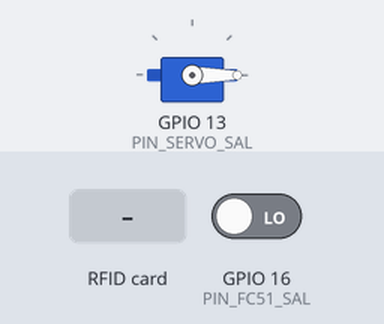
Bench run of a sketch on a simulated ESP32. Shown: servo. The inputs (shaded band) are chosen by the test bench; at power-on: GPIO 16 (PIN_FC51_SAL) LOW. WiFi joins after 1.5 s; servers stay silent unless stated; uploads are accepted with an empty reply; what the sketch prints to the serial monitor is not drawn.

Above: at 3.2 s.
3.3 s: RFID card 74 03 67 18 held to the reader
At 4.1 s:
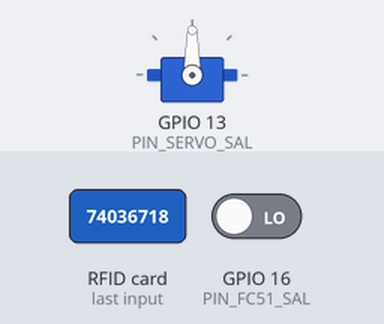
5.3 s: RFID card 5E 7A 19 C4 held to the reader
Timing chart, 0 to 10.4 s (numbered marks = the images above; inputs shaded):
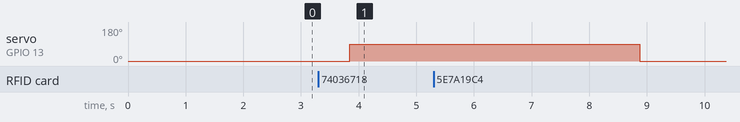

The sketch:

Codigo_ESP32_Salida.ino
```cpp
#include <WiFi.h>
#include <HTTPClient.h>
#include <WiFiClientSecure.h>
#include <ArduinoJson.h>
#include <ESP32Servo.h>
#include <SPI.h>
#include <MFRC522.h>
#include "soc/soc.h"
#include "soc/rtc_cntl_reg.h"

// --- CONFIGURACIÓN DE RED WIFI ---
const char* ssid = "ChulaPi";
const char* password = "74036718";

// --- CONFIGURACIÓN DE BACKEND ---
// Autodetecta http o https. Puedes usar "http://192.168.x.x:5000" en local o tu URL de Vercel
const String backendUrl = "https://estacionamiento-inteligente.vercel.app";

// --- CONFIGURACIÓN DE PINES (ESP32 de 30 Pines) ---
#define SS_PIN           5
#define RST_PIN          4
#define PIN_SERVO_SAL    13
#define PIN_FC51_SAL     16

// --- ÁNGULOS DE LOS SERVOMOTORES (AJUSTABLES) ---
const int SALIDA_CERRADO  = 0;
const int SALIDA_ABIERTO  = 90;

// --- INICIALIZACIÓN DE PERIFÉRICOS ---
MFRC522 rfid(SS_PIN, RST_PIN);
Servo servoSalida;

// --- ESTADOS FÍSICOS DE LAS BARRERAS ---
bool salidaAbierta = false;
bool bloqueoSalida = false;

// --- VARIABLES COMPARTIDAS ENTRE NÚCLEOS ---
volatile bool cmdAbrirSalida = false;

// Cerrojos (latches) para evitar doble apertura desde web
bool remotoSalidaProcesado = false;

// Cola para solicitudes de validación de RFID de salida
volatile bool rfidPendingRequest = false;
char rfidPendingUid[30] = "";

// --- TIMERS PARA EL PROCESAMIENTO ---
unsigned long lastBarrierApiTime = 0;
const unsigned long barrierApiDelay = 1500; // Polling cada 1.5s para la web

unsigned long tiempoAperturaSalida = 0;
const unsigned long duracionApertura = 5000; // 5 segundos de barrera abierta

unsigned long lastRfidInitTime = 0;
const unsigned long rfidInitInterval = 4000; // Re-inicializar el RFID cada 4 segundos para evitar congelamientos

// Declaración de funciones
int makeHttpRequest(String url, String method, String payload, String &responseOut);
void verificarBarrerasServidor();
void enviarRfidAccesoSalida(const char* uid);
void tareaNetwork(void * pvParameters);

void setup() {
  WRITE_PERI_REG(RTC_CNTL_BROWN_OUT_REG, 0); // Desactivar detector de brownout para estabilidad eléctrica
  Serial.begin(115200);

  // 1. Inicializar Sensores y RFID
  SPI.begin();
  rfid.PCD_Init();
  rfid.PCD_SetAntennaGain(MFRC522::RxGain_max); // Máxima ganancia de antena para mayor sensibilidad
  pinMode(PIN_FC51_SAL, INPUT);

  delay(500); // Estabilización eléctrica

  // 2. Inicializar Servomotor de Salida (Cerrado por defecto)
  ESP32PWM::allocateTimer(0);
  servoSalida.setPeriodHertz(50);
  servoSalida.attach(PIN_SERVO_SAL, 500, 2400);
  servoSalida.write(SALIDA_CERRADO);

  // 3. Conectar a WiFi
  WiFi.begin(ssid, password);
  Serial.print("Conectando WiFi");
  while (WiFi.status() != WL_CONNECTED) {
    delay(500);
    Serial.print(".");
  }
  Serial.println("\nWiFi Conectado!");

  // 4. CREAR TAREA ASÍNCRONA EN CORE 0 PARA LLAMADAS DE RED (Evita congelar sensores/servos)
  xTaskCreatePinnedToCore(
    tareaNetwork,
    "TareaNetwork",
    8192,
    NULL,
    1,
    NULL,
    0
  );
}

// =========================================================================
// NÚCLEO 1: LOOP FÍSICO DE ALTA VELOCIDAD (RFID, SERVO, SENSOR DE SALIDA)
// =========================================================================
void loop() {
  // 1. Lectura con DEBOUNCE del sensor de presencia de salida para evitar oscilaciones por rebotes físicos o ruido eléctrico
  static bool objetoEnSalida = false;
  static bool ultimoEstadoFC51 = false;
  static unsigned long tiempoCambioFC51 = 0;
  bool lecturaFC51 = (digitalRead(PIN_FC51_SAL) == LOW); // LOW = vehículo detectado

  if (lecturaFC51 != ultimoEstadoFC51) {
    ultimoEstadoFC51 = lecturaFC51;
    tiempoCambioFC51 = millis();
  }

  if ((millis() - tiempoCambioFC51) > 1500) { // Requiere 1.5s de estabilidad
    objetoEnSalida = lecturaFC51;
  }

  // DETECCION AUTOMATICA POR FC51: Si detecta objeto de forma estable y no esta bloqueado, abre automaticamente
  if (objetoEnSalida && !bloqueoSalida && !salidaAbierta) {
    cmdAbrirSalida = true;
    Serial.println("FC-51 Salida detecto objeto: Apertura automatica.");
  }

  // 2. Lectura del lector RFID de Salida
  if (millis() - lastRfidInitTime >= rfidInitInterval) {
    lastRfidInitTime = millis();
    rfid.PCD_Init();
    rfid.PCD_SetAntennaGain(MFRC522::RxGain_max);
  }

  if (!rfidPendingRequest && rfid.PICC_IsNewCardPresent() && rfid.PICC_ReadCardSerial()) {
    lastRfidInitTime = millis(); // Reiniciar timer de heartbeat para no interrumpir lectura

    // Formatear el UID en una cadena hexadecimal (ej: "A0 B1 C2 D3")
    String uidString = "";
    for (byte i = 0; i < rfid.uid.size; i++) {
      if (rfid.uid.uidByte[i] < 0x10) {
        uidString += "0";
      }
      uidString += String(rfid.uid.uidByte[i], HEX);
      if (i < rfid.uid.size - 1) {
        uidString += " ";
      }
    }
    uidString.toUpperCase();

    Serial.print("RFID Salida: Tarjeta leida - UID: ");
    Serial.println(uidString);

    // Copiar UID a la variable compartida para que Core 0 haga la validación en la nube
    uidString.toCharArray((char*)rfidPendingUid, sizeof(rfidPendingUid));
    rfidPendingRequest = true;

    rfid.PICC_HaltA();
    rfid.PCD_StopCrypto1();
  }

  // 3. Apertura de Salida por comando local o remoto
  if (cmdAbrirSalida) {
    cmdAbrirSalida = false;
    if (!salidaAbierta) {
      delay(250); // Pausa para estabilizar la corriente de la fuente antes de mover el servo
      servoSalida.write(SALIDA_ABIERTO);
      salidaAbierta = true;
      tiempoAperturaSalida = millis();
      Serial.println(">>> Barrera de SALIDA abierta.");
    }
  }

  // 4. Lógica de Cierre Automático tras 5 segundos
  if (salidaAbierta && (millis() - tiempoAperturaSalida >= duracionApertura)) {
    servoSalida.write(SALIDA_CERRADO);
    salidaAbierta = false;
    bloqueoSalida = true; // Bloquea reapertura inmediata hasta que se retire el vehiculo
    rfid.PCD_Init(); // Re-inicializar lector RFID por si hubo caídas de tensión por el servo
    Serial.println("RFID re-inicializado tras cierre de Salida.");
  }
  if (!objetoEnSalida) {
    bloqueoSalida = false; // Desbloquea cuando el vehiculo se retira
  }

  delay(20);
}

// =========================================================================
// NÚCLEO 0: TAREA RED / HTTP (PROCESAMIENTO SERIALIZADO Y SEGURO)
// =========================================================================
void tareaNetwork(void * pvParameters) {
  for(;;) {
    if (WiFi.status() == WL_CONNECTED) {

      // 1. Prioridad: Procesar solicitudes pendientes de validación RFID de salida
      if (rfidPendingRequest) {
        enviarRfidAccesoSalida((const char*)rfidPendingUid);
        rfidPendingRequest = false;
        vTaskDelay(pdMS_TO_TICKS(100)); // Pequeño respiro
      }

      // 2. Polling de barrera web de salida (cada 1.5 segundos)
      if ((millis() - lastBarrierApiTime) > barrierApiDelay || lastBarrierApiTime == 0) {
        verificarBarrerasServidor();
        lastBarrierApiTime = millis();
        vTaskDelay(pdMS_TO_TICKS(100));
      }
    } else {
      // WiFi desconectado: cancelar solicitudes pendientes para no bloquear lector
      if (rfidPendingRequest) {
        Serial.println(">>> Error de red: Solicitud de tarjeta de salida cancelada por falta de WiFi.");
        rfidPendingRequest = false;
      }
      vTaskDelay(pdMS_TO_TICKS(500));
    }

    vTaskDelay(pdMS_TO_TICKS(50));
  }
}

// Función auxiliar agnóstica para realizar peticiones HTTP o HTTPS dinámicamente sin leaks de memoria
int makeHttpRequest(String url, String method, String payload, String &responseOut) {
  int httpResponseCode = -1;
  bool isHttps = url.startsWith("https://");

  Serial.print("--- HTTP Request [");
  Serial.print(method);
  Serial.print("] a URL: ");
  Serial.println(url);

  if (isHttps) {
    WiFiClientSecure client;
    client.setInsecure(); // Omitir verificación de certificados
    HTTPClient http;
    if (http.begin(client, url)) {
      http.addHeader("User-Agent", "ESP32-Salida");
      if (method == "POST" || method == "PUT") {
        http.addHeader("Content-Type", "application/json");
        httpResponseCode = (method == "POST") ? http.POST(payload) : http.PUT(payload);
      } else {
        httpResponseCode = http.GET();
      }

      if (httpResponseCode > 0) {
        responseOut = http.getString();
      } else {
        Serial.print("HTTP Error en ");
        Serial.print(url);
        Serial.print(": ");
        Serial.println(http.errorToString(httpResponseCode).c_str());
      }
      http.end();
    }
  } else {
    WiFiClient client;
    HTTPClient http;
    if (http.begin(client, url)) {
      http.addHeader("User-Agent", "ESP32-Salida");
      if (method == "POST" || method == "PUT") {
        http.addHeader("Content-Type", "application/json");
        httpResponseCode = (method == "POST") ? http.POST(payload) : http.PUT(payload);
      } else {
        httpResponseCode = http.GET();
      }

      if (httpResponseCode > 0) {
        responseOut = http.getString();
      } else {
        Serial.print("HTTP Error en ");
        Serial.print(url);
        Serial.print(": ");
        Serial.println(http.errorToString(httpResponseCode).c_str());
      }
      http.end();
    }
  }

  Serial.print("HTTP Status Code: ");
  Serial.println(httpResponseCode);
  return httpResponseCode;
}

void enviarRfidAccesoSalida(const char* uid) {
  String url = backendUrl + "/api/spaces/access/exit";
  String body = "{\"codigo_rfid\":\"" + String(uid) + "\"}";
  String response;

  int httpResponseCode = makeHttpRequest(url, "POST", body, response);
  if (httpResponseCode == 200) {
#if ARDUINOJSON_VERSION_MAJOR >= 7
    JsonDocument doc;
#else
    DynamicJsonDocument doc(1024);
#endif
    DeserializationError error = deserializeJson(doc, response);

    if (!error) {
      bool success = doc["success"];
      String usuario = doc["usuario"];

      if (success) {
        cmdAbrirSalida = true;
        Serial.print(">>> Salida RFID [");
        Serial.print(uid);
        Serial.print("] concedida a: ");
        Serial.println(usuario);
      } else {
        Serial.print(">>> Salida RFID [");
        Serial.print(uid);
        Serial.println("] denegada por el servidor: No Autorizado.");
      }
    }
  } else {
    Serial.print(">>> Salida RFID [");
    Serial.print(uid);
    Serial.print("] denegada o error de red. Codigo HTTP: ");
    Serial.println(httpResponseCode);
  }
}

void verificarBarrerasServidor() {
  String url = backendUrl + "/api/spaces/barrier/status";
  String response;

  int httpResponseCode = makeHttpRequest(url, "GET", "", response);
  if (httpResponseCode == 200) {
#if ARDUINOJSON_VERSION_MAJOR >= 7
    JsonDocument doc;
#else
    DynamicJsonDocument doc(1024);
#endif
    DeserializationError error = deserializeJson(doc, response);

    if (!error) {
      JsonArray arr = doc.as<JsonArray>();
      for (JsonVariant val : arr) {
        int id_barrera = val["id_barrera"];
        String estado = val["estado"];

        if (id_barrera == 2) { // Salida
          if (estado == "ABIERTA") {
            if (!remotoSalidaProcesado) {
              cmdAbrirSalida = true;
              remotoSalidaProcesado = true;
            }
          } else if (estado == "CERRADA") {
            remotoSalidaProcesado = false;
          }
        }
      }
    }
  }
}
```
